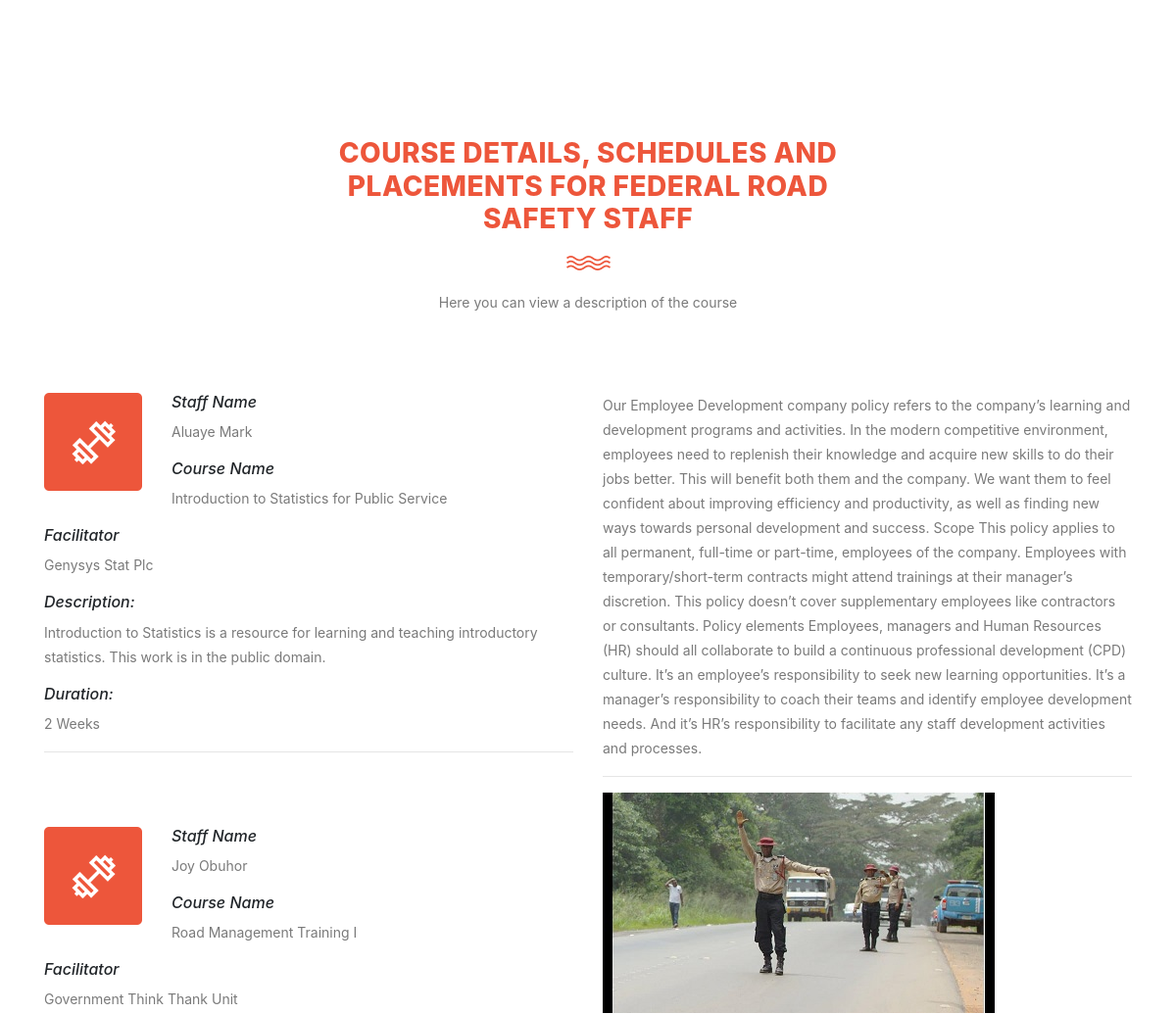
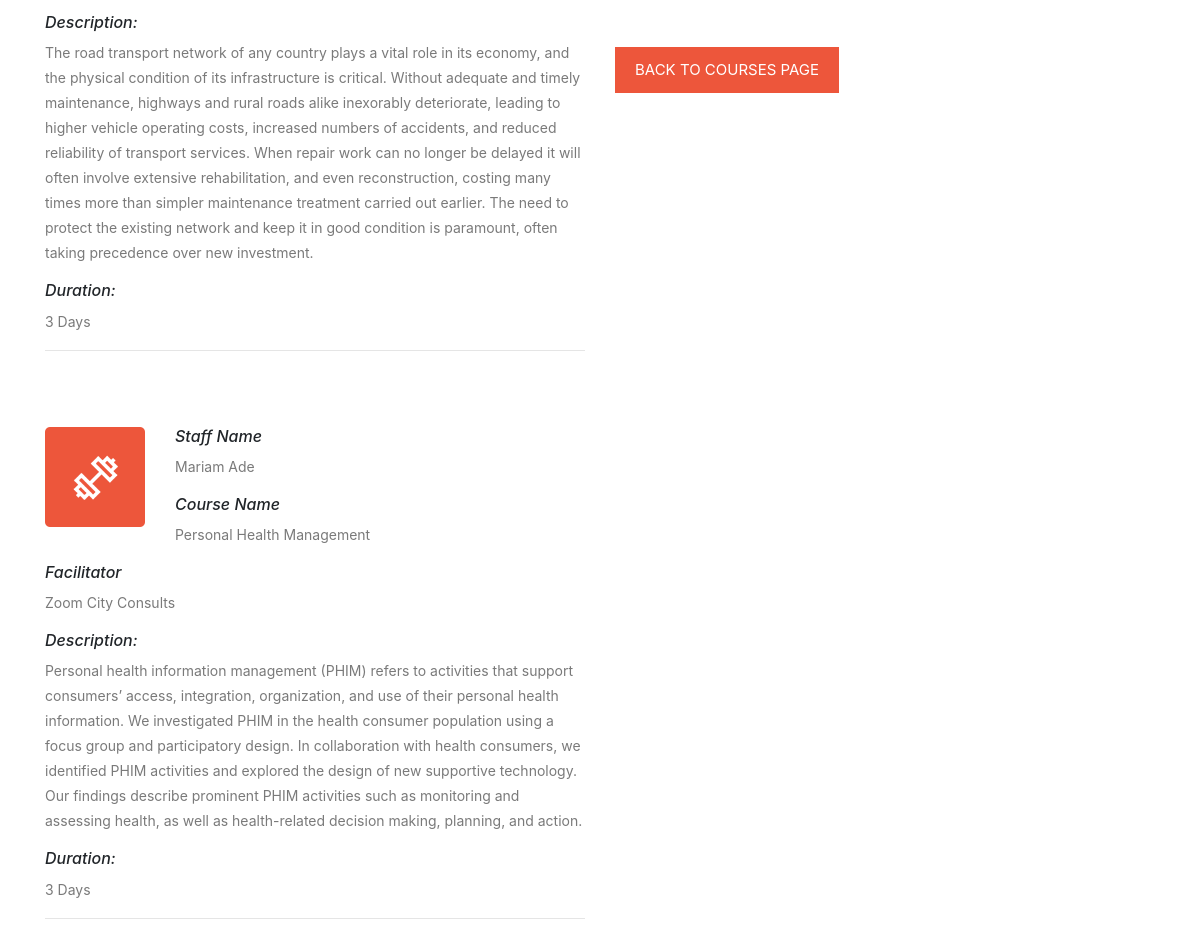
The page /coursedetails/ on the database its author committed (2 pictures, top to bottom).
### allocate/models.py (models this page shows, shortened)
class Allocation(models.Model):
    staff = models.ForeignKey(Staff, on_delete=models.SET_NULL, null=True)
    course = models.ForeignKey(Course, on_delete=models.SET_NULL, null=True)
    description = models.TextField(null=True, blank=True)
    facilitator = models.CharField(max_length=200, blank=True, null=True)
    location = models.CharField(max_length=20, blank=True, null=True)
    duration = models.CharField(max_length=200, blank=True, null=True)
    updated = models.DateTimeField(auto_now=True)
    created = models.DateTimeField(auto_now_add=True)

class Staff(models.Model):
    name = models.CharField(max_length=200)
    age = models.CharField(max_length=200)
    jobTitle = models.CharField(max_length=200)
    updated = models.DateTimeField(auto_now=True)
    created = models.DateTimeField(auto_now_add=True)
    def __str__(self):
        return self.name

class Course(models.Model):
    name = models.CharField(max_length=200)
    updated = models.DateTimeField(auto_now=True)
    created = models.DateTimeField(auto_now_add=True)
    def __str__(self):
        return self.name

### allocate/views.py (the view)
# urls.py: path('coursedetails/', views.coursedetails, name="coursedetails"),
def coursedetails(request):
    allocations = Allocation.objects.all()
    context = {'allocations': allocations }
    return render(request, 'allocate/coursedetails.html', context)

### allocate/templates/allocate/coursedetails.html
{% extends 'main.html' %}
{% load static %}
{% block content %}
<div>
    <div>
        <section class="section" id="features">
            <div class="container">
                <div class="row">
                    <div class="col-lg-6 offset-lg-3">
                        <div class="section-heading">
                            <h2><em>COURSE DETAILS, SCHEDULES AND PLACEMENTS FOR FEDERAL ROAD SAFETY STAFF</em></h2>
                            <img src="{% static 'images/line-dec.png' %}" alt="waves">
                            <p>Here you can view a description of the course</p>
                        </div>
                    </div>
                    <div class="col-lg-6">
                        <ul class="features-items">
                            {% for allocation in allocations %}
                                <li class="feature-item">
                                <div class="left-icon">
                                    <img src="{% static 'images/features-first-icon.png' %}" alt="First One">
                                </div>
                                <div class="right-content">
                                    <h6><em>Staff Name</em></h6>
                                        <p>{{allocation.staff}}</p>
                                    <h6><em>Course Name</em></h6>
                                        <p>{{allocation.course}}</p>
                                    <h6><em>Facilitator</em></h6>
                                        <p>{{allocation.facilitator}}</p>
                                    <h6><em>Description:</em></h6>
                                    <p>{{allocation.description}}</p>
                                    <h6><em>Duration:</em></h6>
                                    <p>{{allocation.duration}}</p>
                                    <hr>
                                </div>
                                </li>
                             {% endfor %}
                        </ul>
                    </div>
                    <div class="col-lg-6">
                        <ul class="features-items">
                                <li class="feature-item">
                                <div class="right-content">
                                    <p>Our Employee Development company policy refers to the company’s learning and development programs and activities.
                                        In the modern competitive environment, employees need to replenish their knowledge and acquire new skills to do their jobs better. This will benefit both them and the company. We want them to feel confident about improving efficiency and productivity, as well as finding new ways towards personal development and success.
                                        Scope
                                        This policy applies to all permanent, full-time or part-time, employees of the company. Employees with temporary/short-term contracts might attend trainings at their manager’s discretion.
                                        This policy doesn’t cover supplementary employees like contractors or consultants.
                                        Policy elements
                                        Employees, managers and Human Resources (HR) should all collaborate to build a continuous professional development (CPD) culture. It’s an employee’s responsibility to seek new learning opportunities. It’s a manager’s responsibility to coach their teams and identify employee development needs. And it’s HR’s
                                         responsibility to facilitate any staff development activities and processes.</p>
                                    <hr>
                                    <img src="{% static 'images/tt.jpg' %}" alt="First One"><br><br><br>
                                    <div class="main-button scroll-to-section">
                                        <a href="{% url 'allocation' %}">BACK TO COURSES PAGE</a>
                                    </div>
                                </div>
                                </li>
                        </ul>
                    </div>
                </div>
            </div>
        </section>
    </div>
</div>
{% endblock content %}

### templates/main.html (shortened to what this page needs)
<!DOCTYPE html>
{% load static %}
<html>
    <head>
        <link rel="stylesheet" type="text/css" media="screen" href="{% static 'css/templatemo-training-studio.css' %}">
        <link rel="stylesheet" type="text/css" media="screen" href="{% static 'css/fontawesome.css' %}">
        <link rel="stylesheet" type="text/css" media="screen" href="{% static 'css/bootstrap.min.css' %}">
    </head>
    <body>
        {% block content %}
        {% endblock %}
    </body>
</html>

### static/css/templatemo-training-studio.css (style rules this page uses)
html, body, div, span, applet, object, iframe, h1, h2, h3, h4, h5, h6, p, blockquote, div pre, a, abbr, acronym, address, big, cite, code, del, dfn, em, font, img, ins, kbd, q, s, samp, small, strike, strong, sub, sup, tt, var, b, u, i, center, dl, dt, dd, ol, ul, li, figure, header, nav, section, article, aside, footer, figcaption { margin: 0; padding: 0; border: 0; outline: 0; }
ul, li { padding: 0; margin: 0; list-style: none; }
header, nav, section, article, aside, footer, hgroup { display: block; }
* { box-sizing: border-box; }
html, body { font-family: 'Poppins', sans-serif; font-weight: 400; background-color: #fff; font-size: 16px; -ms-text-size-adjust: 100%; -webkit-font-smoothing: antialiased; -moz-osx-font-smoothing: grayscale; }
a { text-decoration: none !important; }
h1, h2, h3, h4, h5, h6 { margin-top: 0px; margin-bottom: 0px; }
ul { margin-bottom: 0px; }
p { font-size: 14px; line-height: 25px; color: #7a7a7a; }
html, body { background: #fff; font-family: 'Poppins', sans-serif; }
.section-heading { text-align: center; margin-top: 140px; margin-bottom: 80px; }
.section-heading h2 { font-size: 28px; font-weight: 800; color: #232d39; text-transform: uppercase; letter-spacing: 0.5px; margin-top: 0px; margin-bottom: 0px; }
.section-heading h2 em { font-style: normal; color: #ed563b; }
.section-heading img { margin: 20px auto; }
.main-button a { display: inline-block; font-size: 15px; padding: 12px 20px; background-color: #ed563b; color: #fff; text-align: center; font-weight: 400; text-transform: uppercase; transition: all .3s; }
#features { margin-bottom: 80px; }
.feature-item { display: inline-block; margin-bottom: 60px; }
.feature-item .left-icon img { float: left; margin-right: 30px; }
.feature-item .right-content { display: inline; }

### rows shown on the page
Allocation: staff "Aluaye Mark", course "Introduction to Statistics for Public Service", facilitator "Genysys Stat Plc", description "Introduction to Statistics is a resource for learning and teaching introductory statistics. This work is in the public domain.", duration "2 Weeks"
Allocation: staff "Joy Obuhor", course "Road Management Training I", facilitator "Government Think Thank Unit", description "The road transport network of any country plays a vital role in its economy, and the physical condition of its infrastructure is critical. Without adequate and timely maintenance, highways and rural roads alike inexorably deteriorate, leading to higher vehicle operating costs, increased numbers of accidents, and reduced reliability of transport services. When repair work can no longer be delayed it will often involve extensive rehabilitation, and even reconstruction, costing many times more than simpler maintenance treatment carried out earlier. The need to protect the existing network and keep it in good condition is paramount, often taking precedence over new investment.", duration "3 Days"
Allocation: staff "Mariam Ade", course "Personal Health Management", facilitator "Zoom City Consults", description "Personal health information management (PHIM) refers to activities that support consumers’ access, integration, organization, and use of their personal health information. We investigated PHIM in the health consumer population using a focus group and participatory design. In collaboration with health consumers, we identified PHIM activities and explored the design of new supportive technology. Our findings describe prominent PHIM activities such as monitoring and assessing health, as well as health-related decision making, planning, and action.", duration "3 Days"
